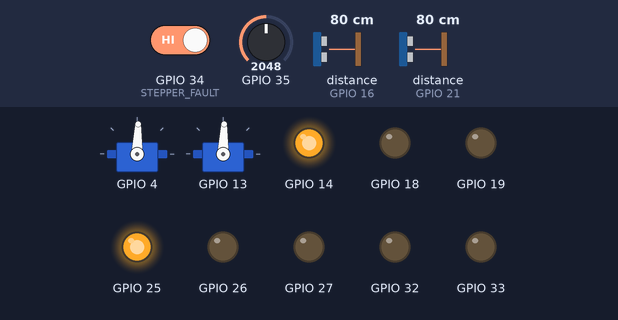
A sketch run on a simulated ESP32. On the bench: 2 × servo, output pins drawn as LEDs (lit = HIGH). Wiring (inferred from the names in the program): 2 × ultrasonic range finder: trigger GPIO 15, echo GPIO 16 / trigger GPIO 22, echo GPIO 21. The test bench sets the inputs (shaded band); at power-on: GPIO 34 (STEPPER_FAULT) HIGH, GPIO 35 = 2048, distance to the obstacle (sensors on GPIO 16, GPIO 21) 80 cm. The echo pulse lasts 58.3 µs per cm; EEPROM starts erased; servo pulses on a pin are drawn as a servo (544–2400 µs = 0–180°); pins used as bus, display or sensor lines are not drawn; what the sketch prints to the serial monitor is not drawn.

Above: at 1.2 s.
1.3 s: GPIO 34 (STEPPER_FAULT) driven LOW
Timing chart, 0 to 4.3 s (numbered marks = the images above; inputs shaded):
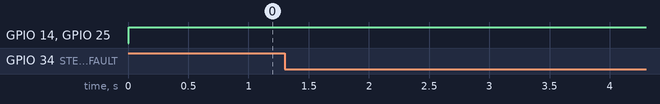

Measured:
- after the input at 1.3 s, every drawn part: stays the same

The sketch:

motion.ino
```cpp
// AgriBot - MOTION ESP32
//
// This one runs the 4 gearmotors (through the 2 MDD10As), the NEMA 17 that
// pushes the soil probe down, the 2 camera servos, and the 2 HC-SR04s.
// It only listens to Sensors.
//
// It stops on its own without waiting for Sensors if:
//   - Sensors goes quiet for 150 ms (deadman)
//   - something is closer than 30 cm in front (it can still reverse and turn)
//   - the probe isn't all the way up (so I don't drag it through the dirt)
//   - the loop hangs (watchdog resets it, and the 10k pull-downs on the PWM
//     pins keep the drivers off while it reboots)
//
// Board: ESP32 Dev Module, ESP32 core 3.x

#include "driver/ledc.h"
#include "soc/gpio_reg.h"
#include <Preferences.h>
#include "pins_motion.h"
#include "agrilink.h"

// ======================= CONFIG (check these on the bench) =======================

// Sensors sends every 50 ms, so this is 3 missed frames in a row
#define DEADMAN_MS 150

// I'm assuming MD1 is the left side and MD2 is the right. Wheels in the air,
// stick forward, and flip invert on whichever wheel goes backwards.
struct MotorCh { int pwm; int dir; bool leftSide; bool invert; ledc_channel_t ch; };
MotorCh motors[4] = {
  {MD1_PWM1, MD1_DIR1, true,  false, LEDC_CHANNEL_0},  // left front?
  {MD1_PWM2, MD1_DIR2, true,  false, LEDC_CHANNEL_1},  // left rear?
  {MD2_PWM1, MD2_DIR1, false, true,  LEDC_CHANNEL_2},  // right front? (mirrored mount)
  {MD2_PWM2, MD2_DIR2, false, true,  LEDC_CHANNEL_3},  // right rear?
};
#define MOTOR_PWM_HZ    20000   // MDD10A max, and you can't hear it
#define MOTOR_PWM_BITS  LEDC_TIMER_10_BIT
#define MOTOR_MAX_DUTY  1023
#define RAMP_PER_SEC    2500    // 0 to full in 0.4 s so 4 motors don't all slam on at once
#define MIN_DUTY_PCT    15      // below this the worm gears just hum and don't move

// Ultrasonics
#define OBSTACLE_STOP_MM 300    // 30 cm
#define US_PERIOD_MS     40     // take turns so they don't hear each other's ping

// Servos (MG90S)
#define SERVO_MIN_US 500
#define SERVO_MAX_US 2400
#define SERVO_DEG_PER_SEC 180   // so the camera doesn't snap around
#define PAN_CENTER  90
#define TILT_CENTER 90

// Probe stepper. steps per mm = (200 * microsteps) / (2 * pi * pinion radius)
// 1/8 step with a 6 mm pinion is 1600 / 37.7 = 42.4
// I still need to tell it 50 mm, measure what it really did, and fix the radius.
#define MICROSTEPS         8
#define PINION_RADIUS_MM   6.0f
#define STEPS_PER_MM       ((200.0f * MICROSTEPS) / (2.0f * PI * PINION_RADIUS_MM))
#define PROBE_MAX_MM       200     // never go deeper than this
#define PROBE_SPEED_MM_S   15.0f
#define PROBE_ACCEL_MM_S2  40.0f
#define HOME_TRAVEL_MM     (PROBE_MAX_MM + 20)  // homing = go up this far no matter what
#define HOME_SPEED_MM_S    8.0f    // slow so it doesn't slam the top
// Rack and pinion doesn't lock itself like the worm gears, so the driver stays
// on the whole time to hold it. There's no limit switch, so homing just drives
// up into the top and lets the stepper skip. Keep the DRV8825 current low
// (I'm starting at 0.8-1 A) so that doesn't chew up the rack.
#define PROBE_INTERLOCK    1       // 1 = wheels don't move unless the probe is up

// Battery
#define BATT_EMA 0.05f

// ======================= state =======================
AgriLink sensorsLink(Serial1);

DriveCmd cmd = {0, 0, PAN_CENTER, TILT_CENTER, 0};
uint32_t lastCmdMs = 0;

float leftOut = 0, rightOut = 0;   // ramped side speeds, -1000..1000
uint8_t flags = 0;

// ultrasonics
volatile uint32_t usRiseUs[2] = {0, 0};
volatile uint32_t usWidthUs[2] = {0, 0};
volatile bool usGotEcho[2] = {false, false};
uint16_t usMm[2] = {0xFFFF, 0xFFFF};
uint16_t usHist[2][3] = {{0xFFFF, 0xFFFF, 0xFFFF}, {0xFFFF, 0xFFFF, 0xFFFF}};
uint8_t usNext = 0;
uint32_t usLastTrig = 0;
bool usFired = false;

// servos
float panPos = PAN_CENTER, tiltPos = TILT_CENTER;

// stepper
uint8_t probeState = PROBE_UNHOMED;
long stepPos = 0, stepTarget = 0;
float stepV = 0, stepVmax = 0, stepAccel = 0;
uint32_t lastStepUs = 0;
int stepDir = 0;
bool faultPinUsable = true;
uint32_t faultLowSince = 0;

float battmV = 0;

// save "probe is up" so it doesn't grind into the top for 25 s every time I
// turn it on. gets cleared as soon as it starts going down, so if the power
// dies halfway it does a real home next time
Preferences nvs;
static void rememberUp(bool up) { nvs.putBool("up", up); }

// ======================= PWM via the IDF LEDC driver =======================
// motors on timer 0 at 20 kHz, servos on timer 1 at 50 Hz. needs 2 different
// frequencies, that's why I'm not using analogWrite
static void pwmTimer(ledc_timer_t t, uint32_t hz, ledc_timer_bit_t bits) {
  ledc_timer_config_t c = {};
  c.speed_mode = LEDC_LOW_SPEED_MODE;
  c.duty_resolution = bits;
  c.timer_num = t;
  c.freq_hz = hz;
  c.clk_cfg = LEDC_AUTO_CLK;
  ESP_ERROR_CHECK(ledc_timer_config(&c));
}
static void pwmChannel(ledc_channel_t ch, int pin, ledc_timer_t t) {
  ledc_channel_config_t c = {};
  c.gpio_num = pin;
  c.speed_mode = LEDC_LOW_SPEED_MODE;
  c.channel = ch;
  c.timer_sel = t;
  c.duty = 0;
  c.hpoint = 0;
  ESP_ERROR_CHECK(ledc_channel_config(&c));
}
static void pwmWrite(ledc_channel_t ch, uint32_t duty) {
  ledc_set_duty(LEDC_LOW_SPEED_MODE, ch, duty);
  ledc_update_duty(LEDC_LOW_SPEED_MODE, ch);
}

#define SERVO_PAN_CH  LEDC_CHANNEL_4
#define SERVO_TILT_CH LEDC_CHANNEL_5
static void servoWrite(ledc_channel_t ch, float deg) {
  deg = constrain(deg, 0.0f, 180.0f);
  float us = SERVO_MIN_US + (SERVO_MAX_US - SERVO_MIN_US) * deg / 180.0f;
  pwmWrite(ch, (uint32_t)(us * 65535.0f / 20000.0f));  // 16-bit over a 20 ms period
}

// ======================= motors =======================
static void setMotor(const MotorCh& m, float speed) {
  bool fwd = speed >= 0;
  if (m.invert) fwd = !fwd;
  float mag = fabsf(speed);
  uint32_t duty = 0;
  if (mag > 5) {
    float pct = MIN_DUTY_PCT + (100.0f - MIN_DUTY_PCT) * (mag / 1000.0f);
    duty = (uint32_t)(MOTOR_MAX_DUTY * pct / 100.0f);
  }
  digitalWrite(m.dir, fwd ? HIGH : LOW);
  pwmWrite(m.ch, duty);
}

static float approach(float cur, float target, float maxStep) {
  if (target > cur + maxStep) return cur + maxStep;
  if (target < cur - maxStep) return cur - maxStep;
  return target;
}

static void motorsService(float dt) {
  flags &= ~(MOTION_FLAG_DEADMAN | MOTION_FLAG_OBSTACLE | MOTION_FLAG_PROBE_LOCK);

  float t = cmd.throttle, s = cmd.steer;

  bool deadman = (lastCmdMs == 0) || (millis() - lastCmdMs > DEADMAN_MS);
  if (deadman) { t = 0; s = 0; flags |= MOTION_FLAG_DEADMAN; }

  bool obstacle = (usMm[0] < OBSTACLE_STOP_MM) || (usMm[1] < OBSTACLE_STOP_MM);
  if (obstacle && t > 0 && !(cmd.flags & DRIVE_FLAG_IGNORE_OBSTACLE)) {
    t = 0;                       // turning in place and reversing still allowed
    flags |= MOTION_FLAG_OBSTACLE;
  }

#if PROBE_INTERLOCK
  if (probeState != PROBE_UP && (t != 0 || s != 0)) {
    t = 0; s = 0;
    flags |= MOTION_FLAG_PROBE_LOCK;
  }
#endif

  // skid-steer mix
  float l = t + s, r = t - s;
  float big = max(fabsf(l), fabsf(r));
  if (big > 1000) { l = l * 1000 / big; r = r * 1000 / big; }

  if (deadman || (flags & MOTION_FLAG_PROBE_LOCK)) {
    leftOut = 0; rightOut = 0;   // worm gears lock anyway so just cut it
  } else {
    float step = RAMP_PER_SEC * dt;
    // slowing down can be fast, speeding up is ramped
    leftOut  = approach(leftOut,  l, (fabsf(l) < fabsf(leftOut))  ? step * 3 : step);
    rightOut = approach(rightOut, r, (fabsf(r) < fabsf(rightOut)) ? step * 3 : step);
  }

  for (auto& m : motors) setMotor(m, m.leftSide ? leftOut : rightOut);
}

// ======================= ultrasonics =======================
// reading the register directly because digitalRead is in flash, and if this
// fires while the NVS is writing it crashes
void IRAM_ATTR echoIsr0() {
  uint32_t now = micros();
  if (REG_READ(GPIO_IN_REG) & (1UL << US1_ECHO)) usRiseUs[0] = now;
  else { usWidthUs[0] = now - usRiseUs[0]; usGotEcho[0] = true; }
}
void IRAM_ATTR echoIsr1() {
  uint32_t now = micros();
  if (REG_READ(GPIO_IN_REG) & (1UL << US2_ECHO)) usRiseUs[1] = now;
  else { usWidthUs[1] = now - usRiseUs[1]; usGotEcho[1] = true; }
}

static uint16_t median3(uint16_t a, uint16_t b, uint16_t c) {
  if (a > b) { uint16_t x = a; a = b; b = x; }
  if (b > c) { uint16_t x = b; b = c; c = x; }
  if (a > b) { uint16_t x = a; a = b; b = x; }
  return b;
}

static void ultrasonicService() {
  uint32_t now = millis();
  if (now - usLastTrig < US_PERIOD_MS) return;

  // collect the result of the sensor we fired last time
  if (usFired) {
    uint8_t i = usNext;
    uint16_t mm = 0xFFFF;
    if (usGotEcho[i]) {
      uint32_t w = usWidthUs[i];
      if (w > 100 && w < 25000) mm = (uint16_t)(w * 343UL / 2000UL);  // up to ~4.3 m
    }
    usHist[i][0] = usHist[i][1]; usHist[i][1] = usHist[i][2]; usHist[i][2] = mm;
    usMm[i] = median3(usHist[i][0], usHist[i][1], usHist[i][2]);  // median of 3 to kill random spikes
    usNext ^= 1;
  }

  // fire the next one
  uint8_t i = usNext;
  int trig = i ? US2_TRIG : US1_TRIG;
  usGotEcho[i] = false;
  digitalWrite(trig, HIGH);
  delayMicroseconds(10);
  digitalWrite(trig, LOW);
  usLastTrig = now;
  usFired = true;
}

// ======================= servos =======================
static void servoService(float dt) {
  float step = SERVO_DEG_PER_SEC * dt;
  panPos  = approach(panPos,  cmd.pan,  step);
  tiltPos = approach(tiltPos, cmd.tilt, step);
  servoWrite(SERVO_PAN_CH, panPos);
  servoWrite(SERVO_TILT_CH, tiltPos);
}

// ======================= probe stepper =======================
// + steps = probe goes DOWN
static void stepperMoveTo(long target, float vmaxMmS) {
  stepTarget = target;
  stepVmax = vmaxMmS * STEPS_PER_MM;
  stepAccel = PROBE_ACCEL_MM_S2 * STEPS_PER_MM;
  int d = (stepTarget > stepPos) ? 1 : (stepTarget < stepPos ? -1 : 0);
  if (d != stepDir) { stepV = 0; stepDir = d; }
  digitalWrite(STEPPER_DIR, d > 0 ? HIGH : LOW);   // flip HIGH/LOW here if "down" goes up
  digitalWrite(STEPPER_EN, LOW);                   // driver on (active low)
  delayMicroseconds(2);                            // DIR setup time
}

static void stepperService() {
  if (stepPos == stepTarget) { stepV = 0; return; }
  if (stepV < 1) stepV = sqrtf(stepAccel) + 1;     // first step speed
  uint32_t now = micros();
  uint32_t interval = (uint32_t)(1e6f / stepV);
  if (now - lastStepUs < interval) return;
  lastStepUs = now;

  digitalWrite(STEPPER_STEP, HIGH);
  delayMicroseconds(3);                            // DRV8825 wants >= 1.9 us
  digitalWrite(STEPPER_STEP, LOW);
  stepPos += stepDir;

  // trapezoid: speed up, cruise, slow down before the target
  long remaining = labs(stepTarget - stepPos);
  float stopDist = stepV * stepV / (2 * stepAccel);
  float dtS = interval / 1e6f;
  if (remaining <= stopDist) stepV = max(stepV - stepAccel * dtS, sqrtf(stepAccel));
  else stepV = min(stepV + stepAccel * dtS, stepVmax);
}

static void probeCommand(const ProbeCmd& p) {
  switch (p.cmd) {
    case PROBE_CMD_STOP:
      stepTarget = stepPos;
      if (probeState == PROBE_LOWERING || probeState == PROBE_RAISING) probeState = PROBE_DOWN;
      if (probeState == PROBE_HOMING) probeState = PROBE_UNHOMED;
      break;
    case PROBE_CMD_LOWER: {
      if (probeState == PROBE_UNHOMED || probeState == PROBE_HOMING || probeState == PROBE_FAULT) break;
      if (fabsf(leftOut) > 1 || fabsf(rightOut) > 1) break;     // never while rolling
      uint16_t mm = min<uint16_t>(p.depth_mm, PROBE_MAX_MM);
      rememberUp(false);
      stepperMoveTo(lroundf(mm * STEPS_PER_MM), PROBE_SPEED_MM_S);
      probeState = PROBE_LOWERING;
      break;
    }
    case PROBE_CMD_RAISE:
      if (probeState == PROBE_UNHOMED || probeState == PROBE_FAULT) break;
      stepperMoveTo(0, PROBE_SPEED_MM_S);
      probeState = PROBE_RAISING;
      break;
    case PROBE_CMD_HOME:
      if (probeState == PROBE_FAULT) { probeState = PROBE_UNHOMED; flags &= ~MOTION_FLAG_STEPPER_FAULT; }
      rememberUp(false);
      stepPos = lroundf(HOME_TRAVEL_MM * STEPS_PER_MM);   // act like it's all the way down
      stepperMoveTo(0, HOME_SPEED_MM_S);                   // then go all the way up
      probeState = PROBE_HOMING;
      break;
  }
}

static void probeService() {
  // FAULT is open drain and 34 has no pull-up, see the check in setup()
  if (faultPinUsable && digitalRead(STEPPER_FAULT) == LOW) {
    if (!faultLowSince) faultLowSince = millis();
    if (millis() - faultLowSince > 50 && probeState != PROBE_FAULT) {
      stepTarget = stepPos;
      digitalWrite(STEPPER_EN, HIGH);
      probeState = PROBE_FAULT;
      flags |= MOTION_FLAG_STEPPER_FAULT;
      Serial.println("[probe] DRV8825 FAULT - stepper off. Send HOME to retry.");
    }
  } else faultLowSince = 0;

  if (stepPos != stepTarget) return;
  switch (probeState) {
    case PROBE_LOWERING: probeState = PROBE_DOWN; break;
    case PROBE_RAISING:  probeState = PROBE_UP; rememberUp(true); break;
    case PROBE_HOMING:   stepPos = 0; stepTarget = 0; probeState = PROBE_UP; rememberUp(true); break;
    default: break;
  }
}

// ======================= link =======================
static void linkService() {
  while (sensorsLink.poll()) {
    switch (sensorsLink.type) {
      case MSG_DRIVE: {
        DriveCmd c;
        if (sensorsLink.get(c)) {
          c.throttle = constrain(c.throttle, -1000, 1000);
          c.steer = constrain(c.steer, -1000, 1000);
          c.pan = min<uint8_t>(c.pan, 180);
          c.tilt = min<uint8_t>(c.tilt, 180);
          cmd = c;
          lastCmdMs = millis();
        }
        break;
      }
      case MSG_PROBE: {
        ProbeCmd p;
        if (sensorsLink.get(p)) probeCommand(p);
        break;
      }
    }
  }
}

static void sendState() {
  MotionState s;
  s.batt_mV = (uint16_t)battmV;
  s.us_left_mm = usMm[0];
  s.us_right_mm = usMm[1];
  s.left_out = (int16_t)leftOut;
  s.right_out = (int16_t)rightOut;
  s.probe_state = probeState;
  s.probe_mm = (uint16_t)max(0L, lroundf(stepPos / STEPS_PER_MM));
  s.flags = flags;
  sensorsLink.send(MSG_MOTION_STATE, s);
}

// ======================= setup / loop =======================
void setup() {
  // everything off first
  pinMode(STEPPER_EN, OUTPUT);   digitalWrite(STEPPER_EN, HIGH);   // stepper off
  pinMode(STEPPER_STEP, OUTPUT); digitalWrite(STEPPER_STEP, LOW);
  pinMode(STEPPER_DIR, OUTPUT);  digitalWrite(STEPPER_DIR, LOW);
  pinMode(STEPPER_FAULT, INPUT);
  for (auto& m : motors) { pinMode(m.dir, OUTPUT); digitalWrite(m.dir, LOW); }

  Serial.begin(115200);
  Serial.println("\nAgriBot MOTION");

  pwmTimer(LEDC_TIMER_0, MOTOR_PWM_HZ, MOTOR_PWM_BITS);
  pwmTimer(LEDC_TIMER_1, 50, LEDC_TIMER_16_BIT);
  for (auto& m : motors) pwmChannel(m.ch, m.pwm, LEDC_TIMER_0);
  pwmChannel(SERVO_PAN_CH, SERVO1_PWM, LEDC_TIMER_1);
  pwmChannel(SERVO_TILT_CH, SERVO2_PWM, LEDC_TIMER_1);
  servoWrite(SERVO_PAN_CH, panPos);
  servoWrite(SERVO_TILT_CH, tiltPos);

  pinMode(US1_TRIG, OUTPUT); digitalWrite(US1_TRIG, LOW);
  pinMode(US2_TRIG, OUTPUT); digitalWrite(US2_TRIG, LOW);
  pinMode(US1_ECHO, INPUT);
  pinMode(US2_ECHO, INPUT);
  attachInterrupt(digitalPinToInterrupt(US1_ECHO), echoIsr0, CHANGE);
  attachInterrupt(digitalPinToInterrupt(US2_ECHO), echoIsr1, CHANGE);

  analogSetPinAttenuation(BATT_SENSE, ADC_11db);
  battmV = analogReadMilliVolts(BATT_SENSE) * BATT_DIVIDER;

  // if FAULT is already low with the driver off, it's floating (no pull-up).
  // ignore it, otherwise the probe would randomly stop
  delay(5);
  if (digitalRead(STEPPER_FAULT) == LOW) {
    faultPinUsable = false;
    Serial.println("[probe] FAULT pin reads LOW at boot - no pull-up? Ignoring it.");
  }

  nvs.begin("motion", false);
  if (nvs.getBool("up", false)) {
    probeState = PROBE_UP;            // it was up when the power went off
    digitalWrite(STEPPER_EN, LOW);    // hold it there
    Serial.println("[probe] was up at power-off, skipping home");
  }

  Serial1.begin(115200, SERIAL_8N1, LINK_SENSORS_RX, LINK_SENSORS_TX);

  enableLoopWDT();   // if the loop hangs, reset instead of leaving the motors on
}

void loop() {
  static uint32_t lastUs = micros(), lastSend = 0, lastPrint = 0;
  uint32_t nowUs = micros();
  float dt = (nowUs - lastUs) / 1e6f;
  lastUs = nowUs;

  linkService();
  ultrasonicService();
  motorsService(dt);
  servoService(dt);
  stepperService();
  probeService();

  uint32_t now = millis();
  static uint32_t lastAdc = 0;
  if (now - lastAdc >= 20) {
    lastAdc = now;
    battmV += BATT_EMA * (analogReadMilliVolts(BATT_SENSE) * BATT_DIVIDER - battmV);
  }

  if (now - lastSend >= 50) { lastSend = now; sendState(); }
  if (now - lastPrint >= 1000) {
    lastPrint = now;
    Serial.printf("batt %.2fV  L %d R %d  us %u/%u mm  probe st%d %ldst  flags %02X  link rx %lu bad %lu\n",
                  battmV / 1000, (int)leftOut, (int)rightOut, usMm[0], usMm[1], probeState, stepPos,
                  flags, sensorsLink.rxCount, sensorsLink.badCount);
  }
}
```

pins_motion.h
```cpp
// Pin map for the MOTION ESP32 (U10). Taken from agribot.kicad_sch.
#pragma once

// Motor driver 1 (Cytron MDD10A, J12)
#define MD1_PWM1   26   // 10k pull-down on board
#define MD1_DIR1   25
#define MD1_PWM2   27   // 10k pull-down on board
#define MD1_DIR2   14

// Motor driver 2 (Cytron MDD10A, J13)
#define MD2_PWM1   32   // 10k pull-down on board
#define MD2_DIR1   33
#define MD2_PWM2   19   // 10k pull-down on board
#define MD2_DIR2   18

// Servos
#define SERVO1_PWM 4    // M1
#define SERVO2_PWM 13   // M2

// Stepper driver (DRV8825, U9)
#define STEPPER_STEP  12  // through 10k. GPIO12 is a boot strapping pin: keep it LOW during boot
#define STEPPER_DIR   17
#define STEPPER_EN    23  // active LOW (HIGH = driver off)
#define STEPPER_FAULT 34  // input only, active LOW

// Ultrasonic sensors (echo goes through a 1k/2k divider)
#define US1_TRIG 22   // U2
#define US1_ECHO 21
#define US2_TRIG 15   // U3
#define US2_ECHO 16

// Battery voltage: 100k / 22k divider from the 12 V rail
#define BATT_SENSE     35            // input only
#define BATT_DIVIDER   (122.0 / 22.0)

// UART link to the SENSORS ESP32
#define LINK_SENSORS_TX 5    // -> sensors GPIO25
#define LINK_SENSORS_RX 39   // <- sensors GPIO4 (input only)
```

Source omitted: agrilink.h (7565 bytes)
